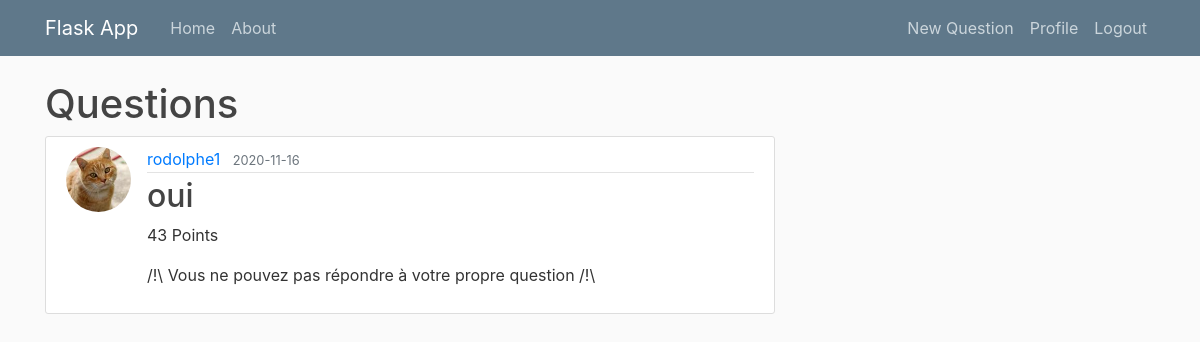
Screenshot of / (signed in) with the database file from the repository.
### webapp/models.py (models this page shows, shortened)
class Questions(db.Model):									#Create a Table named 'post' (in lowercase) inheriting from db.Model
	id = db.Column(db.Integer, primary_key=True)
	content = db.Column(db.String(20), nullable=False)
	points = db.Column(db.Integer, nullable=False)
	response = db.Column(db.String(50), nullable=False)
	date_posted = db.Column(db.DateTime, nullable=False, default=datetime.utcnow)
	user_id = db.Column(db.Integer, db.ForeignKey('user.id'), nullable=False)

class User(db.Model, UserMixin):									#Create a Table named 'user' (in lowercase) inheriting from db.Model
	id = db.Column(db.Integer, primary_key=True)
	username = db.Column(db.String(20), unique=True, nullable=False)
	email = db.Column(db.String(120), unique=True, nullable=False)
	image_file = db.Column(db.String(20), nullable=False, default='default.jpg')
	password = db.Column(db.String(60), nullable=False)
	points = db.Column(db.Integer, nullable=False)
	questions = db.relationship('Questions', backref='author', lazy=True)					#Define the relationship with the post (to make a foreign key in Post table)

### webapp/routes.py (the view)
@app.route('/home')												#this two décorator create 2 routes to return the same html code
@app.route('/')													#flask class object ("app") decorator to change de function and generate HTML
def home():														#decorated function
	questions = Questions.query.all()
	return render_template('home.html', questions=questions)    #return home.html and give it a variable posts

### webapp/models.py (called while the page is built)
@login_manager.user_loader
def load_user(user_id):
	return User.query.get(user_id)

### webapp/templates/home.html
{% extends "layout.html" %}
{% block content %}
	<h1>Questions</h1>
	{% for question in questions %}
		<article class="media content-section">
			<img class="rounded-circle article-img" src="{{ url_for('static', filename='profile_pics/' + question.author.image_file) }}">
		  <div class="media-body">
		    <div class="article-metadata">
		      <a class="mr-2" href="{{ url_for('user_profile', id=question.author.id) }}">{{ question.author.username }}</a>
		      <small class="text-muted">{{ question.date_posted.strftime('%Y-%m-%d') }}</small>
		    </div>
		    <h2><a class="article-title" href="#">{{ question.content }}</a></h2>
		    <p class="article-content">{{ question.points }} Points</p>
		    {% if question.author.id != current_user.id %}
		    <h3><a href="{{ url_for('answer_question', id=question.id) }}">Answer</a></h3>
		    {% else %}
		    <p>/!\ Vous ne pouvez pas répondre à votre propre question /!\</p>
		    {% endif %}
		  </div>
		</article>
	{% endfor %}
{% endblock %}

### webapp/static/main.css (style rules this page uses)
body { background: #fafafa; color: #333333; margin-top: 5rem; }
h1, h2, h3, h4, h5, h6 { color: #444444; }
.content-section { background: #ffffff; padding: 10px 20px; border: 1px solid #dddddd; border-radius: 3px; margin-bottom: 20px; }
.article-title { color: #444444; }
.article-content { white-space: pre-line; }
.article-img { height: 65px; width: 65px; margin-right: 16px; }
.article-metadata { padding-bottom: 1px; margin-bottom: 4px; border-bottom: 1px solid #e3e3e3 }

### rows the page displays
Questions: image_file (picture), author.username "rodolphe1", date_posted "2020-11-16", content "oui", points "43"
